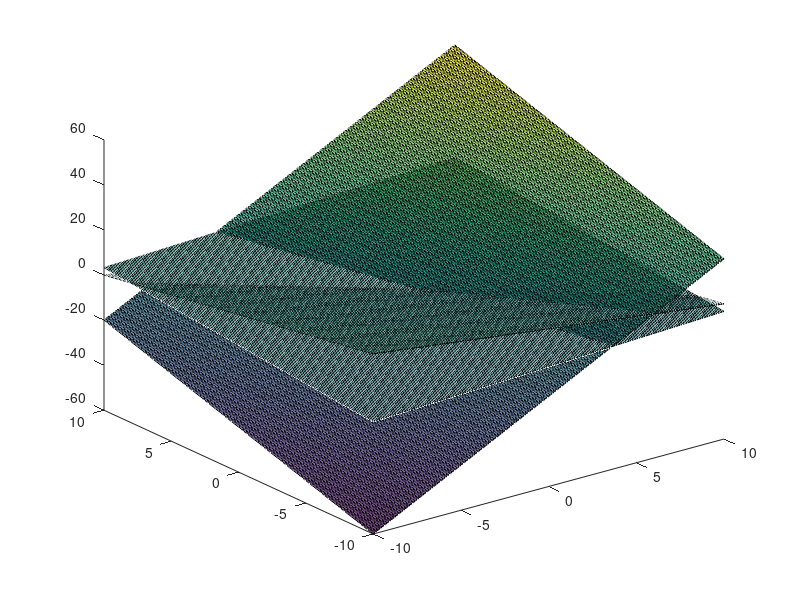

Recreate this plot in MATLAB. (Note: this script raises an error after producing the figure.)
%% 
% *Multiobjective Optimization*
% 
% Consider the linear multiobjective problem:
% 
% $$\left\lbrace \begin{array}{ll}\textrm{minimize} & \left(x_1 +2x_2 -3x_3 
% \right),\left({-x}_1 -x_2 -x_3 \right),\left(-4x_1 -2x_2 +x_3 \right)\\\textrm{subject}\;\textrm{to} 
% & x_1 +x_2 +x_3 \le 10\\\; & x_3 \le 5\\\; & -x_1 \le 0\\\; & -x_2 \le 0\\\; 
% & -x_3 \le 0\end{array}\right.$$ 
% 
% Check if the points u = (5, 0, 5), v = (4, 4, 2) and w = (1, 4, 4) are minima 
% or weak minima by solving the corresponding auxiliary problems.

close all;
clear;
clc;

matlab.lang.OnOffSwitchState = 1;

x1 = -10:0.1:10;
x2 = -10:0.1:10;

[X1,X2] = meshgrid(x1,x2);

X3 = (X1+2.*X2)/3;
X4 = (-X1-X2);
X5 = (4.*X1+2.*X2);
surface(X1,X2,X3, 'FaceAlpha',0.5);
hold on
surface(X1,X2,X4,'FaceAlpha',0.2);
surface(X1,X2,X5, 'FaceAlpha',0.7);
view(3);
hold off
%%
% Environment Variables
C = [ 1  2 -3
     -1 -1 -1
     -4 -2  1];

A = [ 1  1  1
      0  0  1
     -1  0  0
      0 -1  0
      0  0 -1];

b = [10
      5
      0
      0
      0];

u = [5
     0
     5];

v = [4
     4
     2];

w = [1
     4
     4];

y = v;

% Variables number
n = size(C,2);
% Functions number
p = size(C,1);
% Constraints number
m = size(A,1);

% Calculate the linear Problem

c = [zeros(n,1)
    -ones(p,1)];

P = [C           eye(p)
     A           zeros(m,n)
     zeros(p,n) -eye(p)];

q = [C*y
     b
     zeros(p,1)];

% Solve the Linear Programming check minimum
options = optimset('Display', 'off');
[~, minimum] = linprog(c,P,q, [],[],[],[],options)

% Solve the Linear Programming check weak minimum

c = [zeros(n,1)
     zeros(p,1)
     -1];

P = [zeros(p,n)  -eye(p)    ones(p,1)
     C           eye(p)     zeros(p,1)
     A           zeros(m,n) zeros(m,1)
     zeros(p,n) -eye(p)     zeros(p,1)];

q = [zeros(p,1)
     C*y
     b
     zeros(p,1)];


[~, minimum_weak] = linprog(c,P,q, [],[],[],[],options)